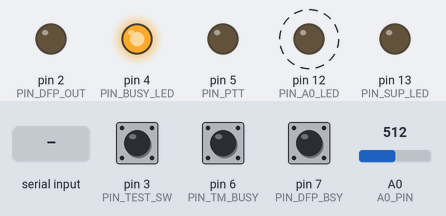
Bench run of a sketch on a simulated Arduino Nano, built with avr-gcc and run on an emulated ATmega328P. Parts: output pins drawn as LEDs (lit = HIGH). Dashed ring = blinking. Inputs (shaded band) come from the test bench; at power-on: pin 3 (PIN_TEST_SW) HIGH, pin 7 (PIN_DFP_BSY) HIGH, pin 6 (PIN_TM_BUSY) HIGH, A0 (A0_PIN) = 512. What the sketch prints to the serial monitor is not drawn.

Above: at 1.7 s.
1.8 s: pin 3 (PIN_TEST_SW) pulled LOW for 0.15 s
At 3.25 s:
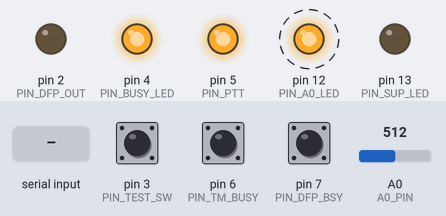
4.9 s: pin 7 (PIN_DFP_BSY) pulled LOW for 0.15 s
At 7.4 s:
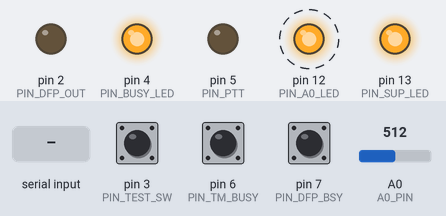
8.0 s: pin 6 (PIN_TM_BUSY) pulled LOW for 0.15 s
At 8.07 s:
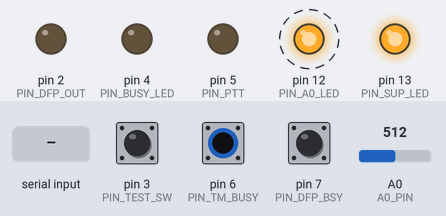
11.0 s: pin 7 (PIN_DFP_BSY) pulled LOW for 1 s
At 11.25 s:
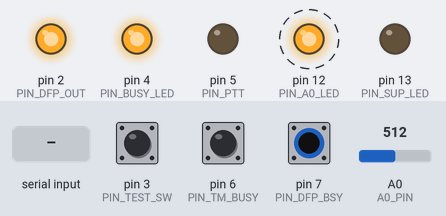
14.0 s: byte 120 ('x') received over Serial
At 16.2 s:
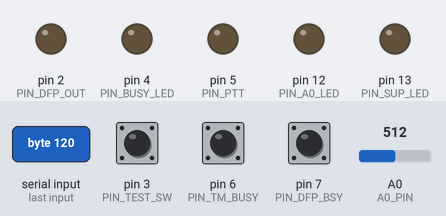
Timing chart, 0 to 17.7 s (numbered marks = the images above; inputs shaded):
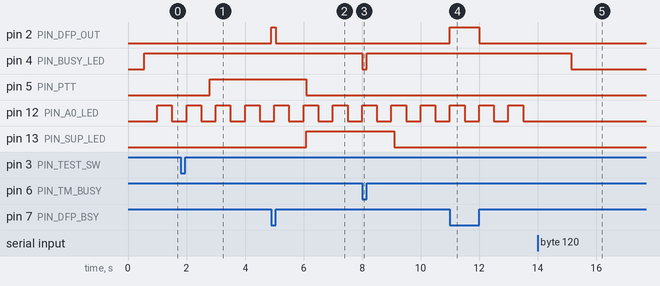

Measured:
- after the input at 1.8 s, pin 5 (PIN_PTT): LOW → HIGH after 1.0 s
- after the input at 4.9 s, pin 2 (PIN_DFP_OUT): LOW → HIGH at once, → LOW 0.15 s later; pin 5 (PIN_PTT): HIGH → LOW after 1.2 s; pin 13 (PIN_SUP_LED): LOW → HIGH after 1.2 s
- after the input at 8.0 s, pin 4 (PIN_BUSY_LED): HIGH → LOW at once, → HIGH 0.15 s later
- after the input at 11.0 s, pin 2 (PIN_DFP_OUT): LOW → HIGH at once, → LOW 1.0 s later
- after the input at 14.0 s, pin 4 (PIN_BUSY_LED): HIGH → LOW after 1.1 s; pin 12 (PIN_A0_LED): stops changing and stays LOW
- by itself, pin 12 (PIN_A0_LED): alternates HIGH for 0.50 s and LOW for 0.50 s

The sketch:

CCVoice_1_73.ino
```cpp
/************************************************************
 * OpenCCVoice Guidance Controller  (Unified / Safe)
 * Version : 1.73a
 * Target  : Arduino Nano (ATmega328P, 5V)
 *
 * 【本版の位置付け】
 * - 既存のハード配線（DFPlayer: D10=Arduino側RX / D11=Arduino側TX）を維持
 * - 入力は INPUT_PULLUP（浮き対策）
 * - フェイルセーフ（DFPlayer応答なし時の強制PTT OFF）を可変化
 *    - 既定: 20000ms（20秒）
 *    - コマンド d#### で変更、d0 で無効化（EEPROM永続化）
 * - 短発/長文/送信後の各抑止、安全優先のステートマシン
 * - EEPROM 永続化 / Factory Reset（F） / AUTO 判定固定 / STOP（x） / RESUME（r）
 *
 * 【操作・設定ガイド（115200bps）】
 *  - モード       : m0=D6固定 / m1=A0固定 / m2=AUTO（w分の観測後に固定保存）
 *  - 受信しきい値 : n500（最短ms）/ b3900（最長ms）
 *  - 直前アイドル : i200（ms）
 *  - 抑止         : s0/s1（OFF/ON）
 *  - 送信後抑止   : t0/t1（OFF/ON） / r####（ms）
 *  - 周期ID       : p##（分、002/003交互）
 *  - A0感度       : L### / G### / a####（保持ms）
 *  - AUTO窓       : w##（分）
 *  - タイムアウト : d####（ms, 0=無効）
 *  - 要約/停止    : q / x→停止, r→再開
 *  - プリセット   : H（s0/t0/b3900）※汎用プリセット
 *  - ログレベル   : 0=NONE/1=ERR/2=INF/3=DBG
 *  - ヘルプ       : h（コマンド一覧）
 *
 * 【注意】
 * - A0とD6は同時接続不可（片側のみ配線）。AUTOは観測・固定ロジックであり、配線は常に片側。
 ************************************************************/

#include <Arduino.h>
#include <SoftwareSerial.h>
#include <EEPROM.h>

/* =============================== EEPROM =============================== */
struct MyConfig {
  uint32_t magic;
  uint8_t  busySrc;    // [m] 0:D6, 1:A0, 2:AUTO
  uint8_t  suppressOn; // [s] 0:OFF, 1:ON
  uint8_t  txAfSupOn;  // [t] 0:OFF, 1:ON
  uint32_t busyMin;    // [n]
  uint32_t busyMax;    // [b]
  uint32_t idleMin;    // [i]
  uint32_t periodMin;  // [p]（分）
  uint32_t txSupMs;    // [r]
  int      a0Low;      // [L]
  int      a0High;     // [G]
  uint32_t a0Hold;     // [a]
  uint32_t autoWinMin; // [w]（分）
  uint32_t dfpTimeoutMs; // [d] DFPフェイルセーフ（ms）, 0=無効
} config;

const uint32_t CONFIG_MAGIC = 0xDEADBEEF;

/* =========================== Runtime Params =========================== */
enum BusySrc { BUSY_SRC_D6, BUSY_SRC_A0, BUSY_SRC_AUTO };
volatile BusySrc BUSY_INPUT_SOURCE;
bool SUPPRESSORS_ENABLED;
bool TX_AFTER_SUPPRESS_ENABLED;
unsigned long BUSY_MIN_MS;
unsigned long BUSY_MAX_MS;
unsigned long IDLE_MIN_MS;
unsigned long PERIOD_MS;
unsigned long TX_SUP_MS;
int A0_LOW_TH;
int A0_HIGH_TH;
unsigned long A0_HOLD;
unsigned long AUTO_WINDOW;
unsigned long LONG_TALK_MS;
unsigned long DFP_TIMEOUT_MS;  // ★可変フェイルセーフ(ms), 0=無効

/* ============================== Pins ================================== */
// 回路に応じて極性を選択（多くは HIGH=受信）
const bool TMBUSY_ACTIVE_HIGH = true;

// DFPlayer BUSY → D2 ミラー（再生中=HIGHに見せるため反転）
const bool DFP_BUSYOUT_INVERT = true;

const uint8_t PIN_TEST_SW  = 3;     // D3 : テストSW（INPUT_PULLUP）
const uint8_t PIN_BUSY_LED = 4;     // D4 : BUSY表示LED
const uint8_t PIN_PTT      = 5;     // D5 : PTT出力（HIGH=ON）
const uint8_t PIN_TM_BUSY  = 6;     // D6 : 無線機BUSY入力
const uint8_t PIN_DFP_BSY  = 7;     // D7 : DFPlayer BUSY（LOW=再生中）
const uint8_t PIN_DFP_OUT  = 2;     // D2 : D7 BUSYミラー出力（反転）
const uint8_t PIN_SUP_LED  = 13;    // D13: 抑止/AUTO通知LED
const uint8_t PIN_A0_LED   = 12;    // D12: A0状態表示LED
const uint8_t A0_PIN       = A0;    // A0 : アナログ入力

// DFPlayerシリアル（Arduino視点）：配線は従来どおり
// DFPlayer TX → Arduino D10（Arduino RX）
// DFPlayer RX ← Arduino D11（Arduino TX）
const uint8_t ARD_RX_FROM_DFP = 10;
const uint8_t ARD_TX_TO_DFP   = 11;
SoftwareSerial dfpSerial(ARD_RX_FROM_DFP, ARD_TX_TO_DFP);  // (RX, TX)

/* ========================= Safety / Constants ========================= */
const unsigned long REFRAC_MS    = 3000;   // 不応期
const unsigned long DEBOUNCE_MS  = 5;      // D6デバウンス
const unsigned long PTT_PRE_MS   = 1000;   // 再生前PTT先行
const unsigned long PTT_POST_MS  = 1000;   // 再生後PTT保持
const unsigned long LONG_SUP_MS  = 10000;  // 長文抑止期間
const unsigned long BURST_WIN_MS = 10000;  // 短発窓
const unsigned int  BURST_TH     = 2;      // 短発しきい回数
const unsigned long BURST_SUP_MS = 10000;  // 短発抑止期間

/* ============================ States / Vars =========================== */
unsigned long windowStartTS = 0, autoSwitchBlinkUntil = 0;
bool autoLocked = false;

enum LogLvl { LOG_NONE=0, LOG_ERR=1, LOG_INF=2, LOG_DBG=3 };
volatile LogLvl LOG_LEVEL = LOG_INF;

enum State { IDLE, PTT_ON_WAIT, PLAYING, PTT_OFF_WAIT };
State state = IDLE;

unsigned long tmBusyStart=0, tmDebounceTS=0, a0LastSignalTS=0;
bool tmBusyPrev=false, tmBusyFiltered=false, a0Detect=false, a0Busy=false;

unsigned long lastTriggerAt=0, stateTimer=0, pttMinOn=0, nextPeriodicAt=0;
bool dfpStarted=false, lastBusyLow=false, pttOutState=false;
bool periodicDue=false, clickWaiting=false, stopped=false;
uint16_t requestedTrack=0, nextPeriodicTrack=2;
unsigned long busySupUntil=0, longSupUntil=0, burstWinStart=0, burstSupUntil=0;
unsigned long busyHighSince=0;

uint8_t clickCount=0, lastSwState=HIGH;
unsigned long firstClickTime=0;
unsigned int burstCount = 0;
uint16_t d6_edge_count = 0;
uint16_t a0_event_count = 0;

// フェイルセーフ用
unsigned long playingEnterAt = 0;

/* ============================== Utils ================================= */
inline bool readTmRaw() { return (digitalRead(PIN_TM_BUSY) == HIGH); }
inline bool readTmD6()  { return TMBUSY_ACTIVE_HIGH ? readTmRaw() : !readTmRaw(); }

inline bool readBusy()  {
  if (BUSY_INPUT_SOURCE == BUSY_SRC_D6) return tmBusyFiltered;
  if (BUSY_INPUT_SOURCE == BUSY_SRC_A0) return a0Busy;
  // AUTO中は D6/A0 のどちらでも短発候補
  return (tmBusyFiltered || a0Busy);
}

void formatUptime(unsigned long ms, char* buf, size_t n) {
  unsigned long t = ms;
  unsigned long h = t / 3600000UL; t %= 3600000UL;
  unsigned long m = t / 60000UL;   t %= 60000UL;
  unsigned long s = t / 1000UL;
  unsigned long mm = t % 1000UL;
  snprintf(buf, n, "%02lu:%02lu:%02lu.%03lu", h, m, s, mm);
}

void dfpSend(uint8_t cmd, uint16_t param) {
  uint8_t f[10] = {0x7E,0xFF,0x06,cmd,0x00,(uint8_t)(param>>8),(uint8_t)(param & 0xFF),0x00,0x00,0xEF};
  uint16_t s = 0; for (int i = 1; i < 7; i++) s += f[i];
  s = 0xFFFF - s + 1; f[7] = (uint8_t)(s >> 8); f[8] = (uint8_t)s;
  dfpSerial.write(f, 10);
}

void setPtt(bool on) {
  if (pttOutState == on) return;
  pttOutState = on;
  digitalWrite(PIN_PTT, on ? HIGH : LOW);
  if (LOG_LEVEL >= LOG_INF) {
    Serial.print(F("[PTT] ")); Serial.println(on ? F("ON") : F("OFF"));
  }
}

void startPtt(uint16_t trk) {
  if (state != IDLE) return;
  requestedTrack = trk; dfpStarted = false; lastBusyLow = false;
  unsigned long now = millis(); setPtt(true);
  pttMinOn = now + PTT_PRE_MS + 100;  // 最低ONガード
  stateTimer = now;
  playingEnterAt = 0;  // 再生フェーズの開始は PTT_ON_WAIT → PLAYING で記録
  state = PTT_ON_WAIT;
}

/* ============================= Settings =============================== */
void saveSettings() {
  config.magic      = CONFIG_MAGIC;
  config.busySrc    = (uint8_t)BUSY_INPUT_SOURCE;
  config.suppressOn = SUPPRESSORS_ENABLED ? 1 : 0;
  config.txAfSupOn  = TX_AFTER_SUPPRESS_ENABLED ? 1 : 0;
  config.busyMin    = BUSY_MIN_MS;
  config.busyMax    = BUSY_MAX_MS;
  config.idleMin    = IDLE_MIN_MS;
  config.periodMin  = PERIOD_MS / 60000UL;
  config.txSupMs    = TX_SUP_MS;
  config.a0Low      = A0_LOW_TH;
  config.a0High     = A0_HIGH_TH;
  config.a0Hold     = A0_HOLD;
  config.autoWinMin = AUTO_WINDOW / 60000UL;
  config.dfpTimeoutMs = DFP_TIMEOUT_MS; // ★保存
  EEPROM.put(0, config);
  if (LOG_LEVEL >= LOG_INF) Serial.println(F("[EEPROM] Settings Saved."));
}

void applyDefaults() {
  BUSY_INPUT_SOURCE = BUSY_SRC_D6;
  SUPPRESSORS_ENABLED = true;
  TX_AFTER_SUPPRESS_ENABLED = true;
  BUSY_MIN_MS = 500;
  BUSY_MAX_MS = 3900;   // 汎用の上限初期値
  IDLE_MIN_MS = 200;
  PERIOD_MS   = 30UL * 60UL * 1000UL; // 30分
  TX_SUP_MS   = 3000;
  A0_LOW_TH   = 300; A0_HIGH_TH = 700; A0_HOLD = 800;
  AUTO_WINDOW = 30UL * 60UL * 1000UL; // 30分
  LONG_TALK_MS = BUSY_MAX_MS;
  DFP_TIMEOUT_MS = 20000;             // ★ 既定 20秒
  autoLocked = false;
}

void loadSettings() {
  EEPROM.get(0, config);
  if (config.magic != CONFIG_MAGIC) {
    Serial.println(F("[EEPROM] No Data. Using Defaults..."));
    applyDefaults();
  } else {
    BUSY_INPUT_SOURCE = (BusySrc)config.busySrc;
    SUPPRESSORS_ENABLED = (config.suppressOn == 1);
    TX_AFTER_SUPPRESS_ENABLED = (config.txAfSupOn == 1);
    BUSY_MIN_MS = config.busyMin; BUSY_MAX_MS = config.busyMax;
    IDLE_MIN_MS = config.idleMin; PERIOD_MS = (unsigned long)config.periodMin * 60000UL;
    TX_SUP_MS = config.txSupMs; A0_LOW_TH = config.a0Low; A0_HIGH_TH = config.a0High;
    A0_HOLD = config.a0Hold; AUTO_WINDOW = (unsigned long)config.autoWinMin * 60UL * 1000UL;
    LONG_TALK_MS = BUSY_MAX_MS;
    DFP_TIMEOUT_MS = config.dfpTimeoutMs; // 0=無効も許容
    autoLocked = (BUSY_INPUT_SOURCE != BUSY_SRC_AUTO);
    Serial.println(F("[EEPROM] Settings Loaded."));
  }
}

void printSummary() {
  Serial.print(F("[CFG] SRC="));
  if (BUSY_INPUT_SOURCE == BUSY_SRC_AUTO) Serial.print(F("AUTO"));
  else Serial.print(BUSY_INPUT_SOURCE==BUSY_SRC_D6?F("D6"):F("A0"));
  if (autoLocked) Serial.print(F("(LOCK)"));
  Serial.print(F(" MIN="));  Serial.print(BUSY_MIN_MS);
  Serial.print(F(" MAX="));  Serial.print(BUSY_MAX_MS);
  Serial.print(F(" LONG=")); Serial.print(LONG_TALK_MS);
  Serial.print(F(" PER(min)=")); Serial.print(PERIOD_MS/60000UL);
  Serial.print(F(" TXSUP=")); Serial.print(TX_SUP_MS);
  Serial.print(F(" A0[L/H]=")); Serial.print(A0_LOW_TH); Serial.print('/'); Serial.print(A0_HIGH_TH);
  Serial.print(F(" HOLD=")); Serial.print(A0_HOLD);
  Serial.print(F(" AUTO(min)=")); Serial.print(AUTO_WINDOW/60000UL);
  Serial.print(F(" DFP_TIMEOUT(ms)=")); Serial.println(DFP_TIMEOUT_MS);
}

void printHelp() {
  Serial.println(F("---- HELP ----"));
  Serial.println(F("m0=D6, m1=A0, m2=AUTO"));
  Serial.println(F("n###=busyMin(ms), b####=busyMax(ms), i###=idleMin(ms)"));
  Serial.println(F("s0/1=suppress OFF/ON, t0/1=txAfterSuppress OFF/ON, r####=ms"));
  Serial.println(F("p##=period(min), L###/G###/a####=A0 lo/hi/hold(ms), w##=AUTO(min)"));
  Serial.println(F("d####=DFP timeout(ms), 0=disable"));
  Serial.println(F("q=summary, x=STOP, r=RESUME (STOP中のみ), H=preset(s0/t0/b3900), F=factory"));
  Serial.println(F("0..3=log level"));
}

/* ============================== Commands ============================== */
void handleSerialCmd() {
  while (Serial.available()) {
    char c = Serial.read();
    unsigned long timeout = millis() + 150;
    while (!Serial.available() && millis() < timeout) { }
    long val = Serial.parseInt();
    bool chg = true;
    switch (c) {
      case 'm':
        if      (val==0) { BUSY_INPUT_SOURCE=BUSY_SRC_D6;  autoLocked=true; }
        else if (val==1) { BUSY_INPUT_SOURCE=BUSY_SRC_A0;  autoLocked=true; }
        else if (val==2) { BUSY_INPUT_SOURCE=BUSY_SRC_AUTO;autoLocked=false; windowStartTS=millis(); d6_edge_count=0; a0_event_count=0; }
        else chg=false;
        break;
      case 'b': if (val>=500) { BUSY_MAX_MS=val; LONG_TALK_MS=val; } else chg=false; break;
      case 'n': if (val>=100) BUSY_MIN_MS=val; else chg=false; break;
      case 'i': if (val>=0)   IDLE_MIN_MS=val; else chg=false; break;
      case 's': if (val==0||val==1) SUPPRESSORS_ENABLED=(val==1); else chg=false; break;
      case 't': if (val==0||val==1) TX_AFTER_SUPPRESS_ENABLED=(val==1); else chg=false; break;
      case 'p': if (val>=0)   PERIOD_MS = (unsigned long)val * 60UL * 1000UL; else chg=false; break;
      case 'r': if (val>=0)   TX_SUP_MS = (unsigned long)val; else chg=false; break;
      case 'L': A0_LOW_TH  = (int)val; break;
      case 'G': A0_HIGH_TH = (int)val; break;
      case 'a': if (val>=0)   A0_HOLD = (unsigned long)val; else chg=false; break;
      case 'w': if (val>=1) { AUTO_WINDOW = (unsigned long)val * 60UL * 1000UL; windowStartTS=millis(); d6_edge_count=0; a0_event_count=0; } else chg=false; break;
      case 'd': if (val>=0)   DFP_TIMEOUT_MS = (unsigned long)val; else chg=false; break; // ★追加
      case 'q': printSummary(); chg=false; break;
      case 'H': SUPPRESSORS_ENABLED=false; TX_AFTER_SUPPRESS_ENABLED=false; BUSY_MAX_MS=3900; LONG_TALK_MS=3900; break; // 汎用プリセット
      case 'x': {
        char up[20]; formatUptime(millis(), up, sizeof(up));
        Serial.print(F("[STOP] uptime=")); Serial.println(up);
        stopped = true; chg=false; break;
      }
      case 'F': {
        applyDefaults();
        saveSettings();
        Serial.println(F("[RESET] Factory defaults restored.]"));
        chg=false; break;
      }
      case 'h': printHelp(); chg=false; break;
      case '0': case '1': case '2': case '3':
        LOG_LEVEL = (LogLvl)(c - '0'); chg=false; break;
      default:
        chg=false; break;
    }
    if (chg) { saveSettings(); printSummary(); }
  }
}

/* ============================== AUTO Fix ============================== */
void maybeAuto(unsigned long now) {
  if (BUSY_INPUT_SOURCE != BUSY_SRC_AUTO || autoLocked) return;
  if ((long)(now - windowStartTS) >= (long)AUTO_WINDOW) {
    BusySrc n;
    uint16_t d6 = d6_edge_count, a0 = a0_event_count;
    if      (d6 < 10 && a0 >= 20) n = BUSY_SRC_A0;
    else if (a0 < 20 && d6 >= 10) n = BUSY_SRC_D6;
    else n = (d6 >= a0) ? BUSY_SRC_D6 : BUSY_SRC_A0;

    BUSY_INPUT_SOURCE = n; autoLocked = true;
    autoSwitchBlinkUntil = now + 3000;
    saveSettings();

    Serial.print(F("[AUTO-FIXED] Lock to "));
    Serial.println(n==BUSY_SRC_D6?F("D6"):F("A0"));
  }
}

/* ============================ Setup / Loop ============================ */
void setup() {
  Serial.begin(115200);
  dfpSerial.begin(9600);
  loadSettings();

  pinMode(PIN_TEST_SW, INPUT_PULLUP);
  pinMode(PIN_BUSY_LED, OUTPUT);
  pinMode(PIN_PTT,      OUTPUT);

  // 安定化：プルアップ運用
  pinMode(PIN_TM_BUSY, INPUT_PULLUP);
  pinMode(PIN_DFP_BSY, INPUT_PULLUP);

  pinMode(PIN_DFP_OUT, OUTPUT);
  pinMode(PIN_SUP_LED, OUTPUT);
  pinMode(PIN_A0_LED,  OUTPUT);

  delay(500);
  dfpSend(0x06, 20); // 音量

  unsigned long now = millis();
  nextPeriodicAt = now + PERIOD_MS;
  windowStartTS  = now;

  Serial.println(F("[START] OpenCCVoice v1.73a Unified/Safe (+DFP Timeout Cmd)"));
  printSummary();
  printHelp();
}

void loop() {
  unsigned long now = millis();
  handleSerialCmd();

  // STOP 中はすべて停止
  if (stopped) {
    setPtt(false);
    digitalWrite(PIN_BUSY_LED, LOW);
    digitalWrite(PIN_A0_LED,   LOW);
    digitalWrite(PIN_SUP_LED,  LOW);
    if (Serial.available()) {
      char c = Serial.read();
      if (c == 'r') { stopped = false; Serial.println(F("[RESUME]")); }
    }
    delay(5);
    return;
  }

  bool pAct = (state != IDLE) || ((long)now < (long)pttMinOn);

  // D7 BUSY → D2 ミラー
  bool dLow = (digitalRead(PIN_DFP_BSY) == LOW);
  digitalWrite(PIN_DFP_OUT, DFP_BUSYOUT_INVERT ? (dLow ? HIGH : LOW)
                                               : (dLow ? LOW  : HIGH));

  // D6（デバウンス／立上りカウント）
  bool rTm = readTmD6();
  if (rTm != tmBusyFiltered && (now - tmDebounceTS) >= DEBOUNCE_MS) {
    tmBusyFiltered = rTm; tmDebounceTS = now;
    if (tmBusyFiltered) d6_edge_count++;
  }

  // A0（抑止中は無効）
  if (!pAct && (long)(now - busySupUntil) >= 0) {
    int v = analogRead(A0_PIN);
    if (!a0Detect && v < A0_LOW_TH) a0Detect = true;
    else if (a0Detect && v > A0_HIGH_TH) { a0Detect = false; a0_event_count++; }
    if (a0Detect) a0LastSignalTS = now;
    a0Busy = a0Detect || (a0LastSignalTS!=0 && (now - a0LastSignalTS < A0_HOLD));
  } else { a0Detect = false; a0Busy = false; }

  // LED（未使用側は点滅）
  bool bl = ((now / 500) % 2 == 0);
  bool rB = readBusy();
  if (BUSY_INPUT_SOURCE == BUSY_SRC_D6) {
    digitalWrite(PIN_BUSY_LED, rB ? HIGH : LOW);
    digitalWrite(PIN_A0_LED,   a0Busy ? HIGH : (bl ? HIGH : LOW));
  } else if (BUSY_INPUT_SOURCE == BUSY_SRC_A0) {
    digitalWrite(PIN_A0_LED,   rB ? HIGH : LOW);
    digitalWrite(PIN_BUSY_LED, tmBusyFiltered ? HIGH : (bl ? HIGH : LOW));
  } else {
    digitalWrite(PIN_BUSY_LED, tmBusyFiltered ? HIGH : (bl ? HIGH : LOW));
    digitalWrite(PIN_A0_LED,   a0Busy         ? HIGH : (bl ? HIGH : LOW));
  }

  // 受信イベント → 判定
  if (!pAct && !(SUPPRESSORS_ENABLED && (long)(now - busySupUntil) < 0)) {
    if (rB) {
      if (!tmBusyPrev) tmBusyStart = now;
    } else if (tmBusyPrev) {
      unsigned long dur = now - tmBusyStart;

      if (SUPPRESSORS_ENABLED) {
        if (dur >= BUSY_MAX_MS) longSupUntil = now + LONG_SUP_MS;
        if (dur >= BUSY_MIN_MS && dur < BUSY_MAX_MS) {
          if (burstWinStart==0 || (now-burstWinStart >= BURST_WIN_MS)) {
            burstWinStart=now; burstCount=0;
          }
          if (++burstCount >= BURST_TH) burstSupUntil = now + BURST_SUP_MS;
        }
      }

      bool allowed = !(SUPPRESSORS_ENABLED &&
                       ((long)(now-longSupUntil)<0 || (long)(now-burstSupUntil)<0));
      if (dur >= BUSY_MIN_MS && dur < BUSY_MAX_MS &&
          (now-lastTriggerAt >= REFRAC_MS) && allowed) {
        startPtt(1);
        lastTriggerAt = now;
      }
    }
  }
  tmBusyPrev = rB;

  // 周期ID
  if ((long)(now - nextPeriodicAt) >= 0) { periodicDue = true; nextPeriodicAt += PERIOD_MS; }
  if (periodicDue && state == IDLE) {
    if (LOG_LEVEL >= LOG_INF) Serial.println(F("[EVT] Periodic ID"));
    startPtt(nextPeriodicTrack);
    nextPeriodicTrack = (nextPeriodicTrack==2?3:2);
    periodicDue = false;
  }

  // 抑止・AUTO通知 LED
  bool s = SUPPRESSORS_ENABLED &&
           ((long)(now-longSupUntil)<0 || (long)(now-burstSupUntil)<0 || (long)(now-busySupUntil)<0);
  digitalWrite(PIN_SUP_LED, (long)(autoSwitchBlinkUntil-now)>0 ? ((now/250)%2==0?HIGH:LOW)
                                                              : (s?HIGH:LOW));

  // ステートマシン
  switch (state) {
    case PTT_ON_WAIT:
      if (now-stateTimer >= PTT_PRE_MS) {
        if (requestedTrack) { dfpSend(0x03, requestedTrack); requestedTrack = 0; }
        state = PLAYING;
        playingEnterAt = now;  // タイムアウト基準時刻
      }
      break;

    case PLAYING:
      if (dLow) {
        if (!lastBusyLow && LOG_LEVEL >= LOG_INF) Serial.println(F("[DFP] Start"));
        lastBusyLow = true; dfpStarted = true; busyHighSince = 0;
      } else {
        if (dfpStarted) {
          if (busyHighSince == 0) busyHighSince = now;
          if (now - busyHighSince >= 40) {  // 必要に応じ 80ms へ
            state = PTT_OFF_WAIT; stateTimer = now;
            if (LOG_LEVEL >= LOG_INF) Serial.println(F("[DFP] End"));
          }
        }
      }
      // フェイルセーフ（0=無効時は評価スキップ）
      if (DFP_TIMEOUT_MS > 0) {
        if (playingEnterAt > 0 && (now - playingEnterAt >= DFP_TIMEOUT_MS)) {
          if (LOG_LEVEL >= LOG_ERR) Serial.println(F("[ERR] DFP Timeout -> Force PTT OFF"));
          state = PTT_OFF_WAIT; stateTimer = now;
        }
      }
      break;

    case PTT_OFF_WAIT:
      if (now-stateTimer >= PTT_POST_MS && now >= pttMinOn) {
        setPtt(false); state = IDLE;
        if (SUPPRESSORS_ENABLED && TX_AFTER_SUPPRESS_ENABLED)
          busySupUntil = now + TX_SUP_MS;
      }
      break;

    case IDLE:
    default:
      break;
  }

  // 最低ONガード
  if ((long)now < (long)pttMinOn) setPtt(true);

  // テストSW（1〜3クリック＝トラック1〜3）
  bool sw = digitalRead(PIN_TEST_SW);
  if (sw == LOW && lastSwState == HIGH) {
    if (!clickWaiting) { clickWaiting = true; clickCount = 1; firstClickTime = now; }
    else clickCount++;
  }
  lastSwState = sw;
  if (clickWaiting && (now - firstClickTime >= 1000)) {
    if (state == IDLE && clickCount >= 1 && clickCount <= 3) startPtt(clickCount);
    clickWaiting = false; clickCount = 0;
  }

  // AUTO
  maybeAuto(now);
}
```
